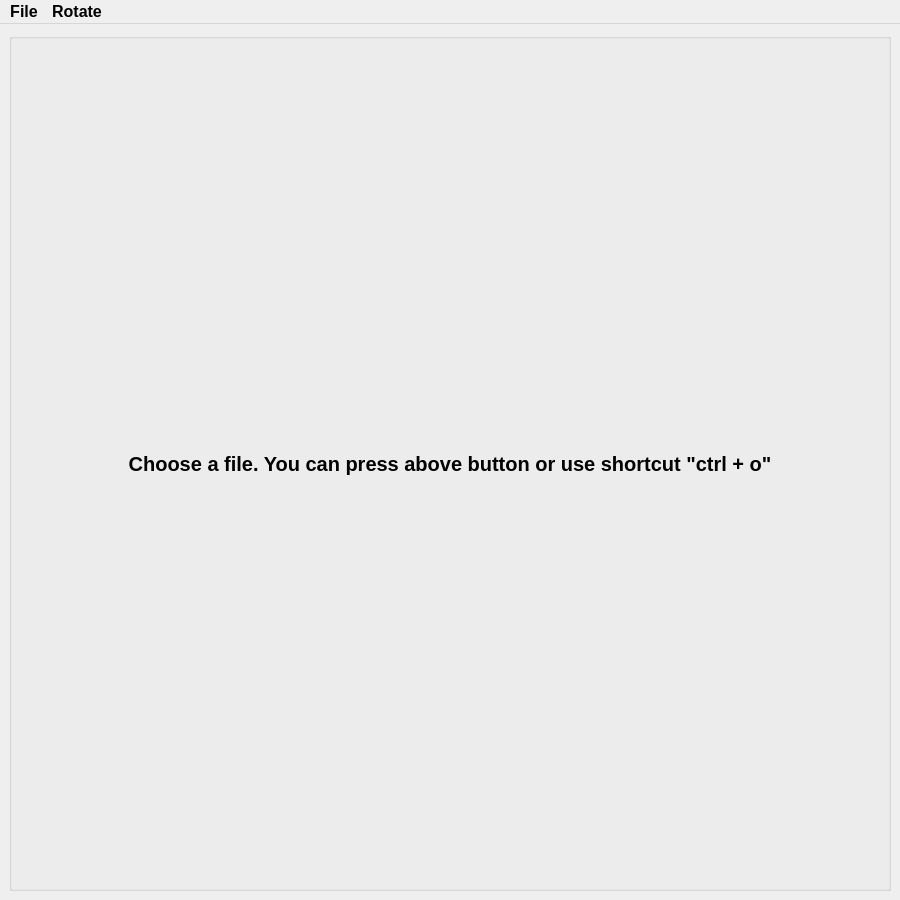
<?xml version="1.0" encoding="UTF-8"?>
<ui version="4.0">
 <class>MainWindow</class>
 <widget class="QMainWindow" name="MainWindow">
  <property name="geometry">
   <rect>
    <x>0</x>
    <y>0</y>
    <width>900</width>
    <height>900</height>
   </rect>
  </property>
  <property name="sizePolicy">
   <sizepolicy hsizetype="Fixed" vsizetype="Fixed">
    <horstretch>0</horstretch>
    <verstretch>0</verstretch>
   </sizepolicy>
  </property>
  <property name="windowTitle">
   <string>MainWindow</string>
  </property>
  <widget class="QWidget" name="centralwidget">
   <layout class="QVBoxLayout" name="verticalLayout_2">
    <item>
     <widget class="QGroupBox" name="groupBox">
      <property name="sizePolicy">
       <sizepolicy hsizetype="Preferred" vsizetype="Expanding">
        <horstretch>0</horstretch>
        <verstretch>0</verstretch>
       </sizepolicy>
      </property>
      <property name="title">
       <string/>
      </property>
      <layout class="QVBoxLayout" name="verticalLayout">
       <item>
        <widget class="QLabel" name="label_Picture">
         <property name="sizePolicy">
          <sizepolicy hsizetype="Ignored" vsizetype="Ignored">
           <horstretch>0</horstretch>
           <verstretch>0</verstretch>
          </sizepolicy>
         </property>
         <property name="font">
          <font>
           <pointsize>15</pointsize>
           <weight>75</weight>
           <bold>true</bold>
          </font>
         </property>
         <property name="text">
          <string>Choose a file. You can press above button or use shortcut &quot;ctrl + o&quot;</string>
         </property>
         <property name="scaledContents">
          <bool>true</bool>
         </property>
         <property name="alignment">
          <set>Qt::AlignCenter</set>
         </property>
        </widget>
       </item>
      </layout>
     </widget>
    </item>
   </layout>
  </widget>
  <widget class="QMenuBar" name="menubar">
   <property name="geometry">
    <rect>
     <x>0</x>
     <y>0</y>
     <width>900</width>
     <height>27</height>
    </rect>
   </property>
   <property name="font">
    <font>
     <pointsize>12</pointsize>
     <weight>75</weight>
     <italic>false</italic>
     <bold>true</bold>
     <strikeout>false</strikeout>
    </font>
   </property>
   <widget class="QMenu" name="menuFile">
    <property name="font">
     <font>
      <pointsize>10</pointsize>
     </font>
    </property>
    <property name="title">
     <string>File</string>
    </property>
    <addaction name="actionOpen_a_file"/>
    <addaction name="actionSave_the_file"/>
   </widget>
   <widget class="QMenu" name="menuRotate">
    <property name="title">
     <string>Rotate</string>
    </property>
    <addaction name="actionRotate_90"/>
    <addaction name="actionRotate_180"/>
    <addaction name="actionFlip_left_to_right"/>
   </widget>
   <addaction name="menuFile"/>
   <addaction name="menuRotate"/>
  </widget>
  <action name="actionOpen_a_file">
   <property name="text">
    <string>Open a file</string>
   </property>
   <property name="shortcut">
    <string>Ctrl+O</string>
   </property>
  </action>
  <action name="actionSave_the_file">
   <property name="text">
    <string>Save the file</string>
   </property>
   <property name="shortcut">
    <string>Ctrl+S</string>
   </property>
  </action>
  <action name="actionRotate_90">
   <property name="text">
    <string>Rotate 90</string>
   </property>
   <property name="shortcut">
    <string>Ctrl+R</string>
   </property>
  </action>
  <action name="actionRotate_180">
   <property name="text">
    <string>Rotate 180</string>
   </property>
  </action>
  <action name="actionFlip_left_to_right">
   <property name="text">
    <string>Flip left to right</string>
   </property>
   <property name="shortcut">
    <string>Ctrl+M</string>
   </property>
  </action>
  <action name="actionFlip_top_bottom">
   <property name="text">
    <string>Flip top bottom</string>
   </property>
  </action>
 </widget>
 <resources/>
 <connections/>
</ui>
